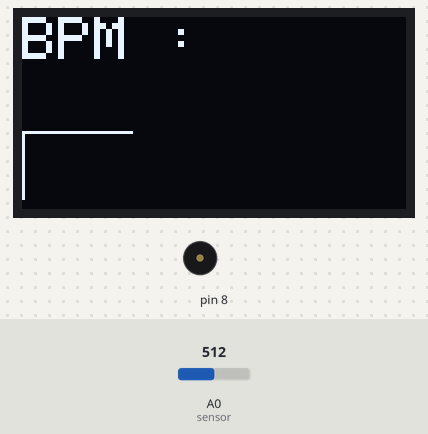
A sketch run on a simulated Arduino Uno, built with avr-gcc and run on an emulated ATmega328P. Parts: 128×64 one-colour display, buzzer (waves = sounding). The inputs (shaded band) are chosen by the test bench; at power-on: A0 (sensor) = 512. What the sketch prints to the serial monitor is not drawn.

Above: at 2.2 s.
2.3 s: A0 (sensor) set to 552
At 5.22 s:
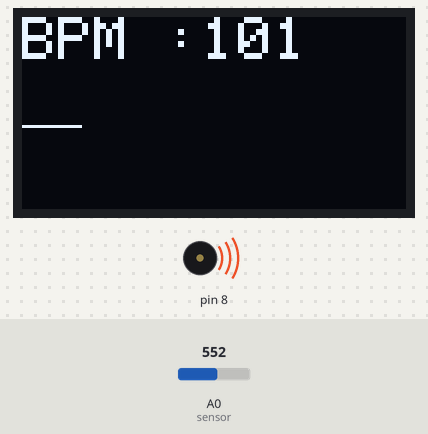
5.3 s: A0 (sensor) set to 511
At 5.56 s:
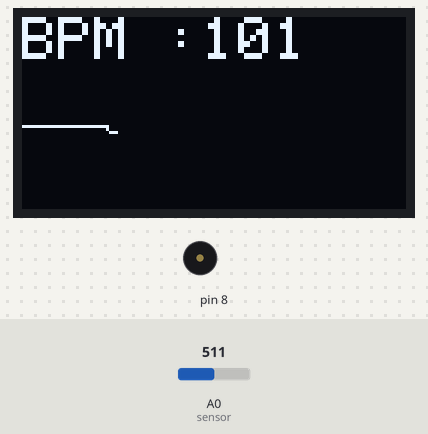
7.8 s: A0 (sensor) set to 306
At 8.47 s:
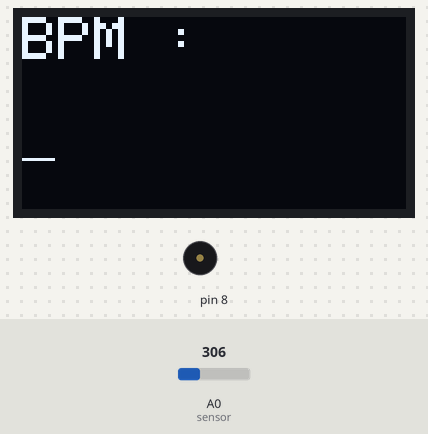
Timing chart, 0 to 10.8 s (numbered marks = the images above; inputs shaded):
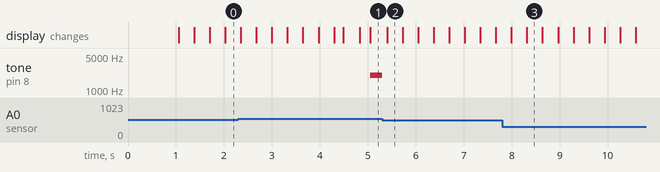

The sketch:

heart_rate_monitoring_system_with_graph_display.ino
```cpp
//Heart pulse sensor with Arduino

#include <SPI.h>
#include <Wire.h>
#include <Adafruit_GFX.h>
#include <Adafruit_SSD1306.h>

Adafruit_SSD1306 srituhobby = Adafruit_SSD1306(128, 64, &Wire);

#define sensor A0
#define Highpulse 540

int sX = 0;
int sY = 60;
int x = 0;
int Svalue;
int value;
long Stime = 0;
long Ltime = 0;
int count = 0;
int Bpm = 0;

void setup() {
  Serial.begin(9600);
  srituhobby.begin(SSD1306_SWITCHCAPVCC, 0x3C);// Address 0x3C for 128x32
  delay(1000);
  srituhobby.clearDisplay();
}

void loop() {
  Svalue = analogRead(sensor);
  Serial.println(Svalue);
  value = map(Svalue, 0, 1024, 0, 45);

  int y = 60 - value;

  if (x > 128) {
    x = 0;
    sX = 0;
    srituhobby.clearDisplay();
  }

  srituhobby.drawLine(sX, sY, x, y, WHITE);
  sX = x;
  sY = y;
  x ++;

  BPM();

  srituhobby.setCursor(0, 0);
  srituhobby.setTextSize(2);
  srituhobby.setTextColor(SSD1306_WHITE);
  srituhobby.print("BPM :");
  srituhobby.display();

}

void BPM() {

  if (Svalue > Highpulse) {
    Stime = millis() - Ltime;
    count++;

    if (Stime / 1000 >= 5) {
      Ltime = millis();
      Serial.println(count);
      srituhobby.setCursor(60, 0);
      srituhobby.setTextSize(2);
      srituhobby.setTextColor(SSD1306_WHITE);
      srituhobby.print(count);
      srituhobby.print("   ");
      srituhobby.display();
      count = 0;
      tone(8,2000,250);
    }
  }
}
```

Measured:
- the behaviour switches between 540 and 541 on A0 (sensor) (found by bisection; images 0 and 1)
- after the input at 2.3 s, tone on pin 8: silent → 2000 Hz after 2.8 s
